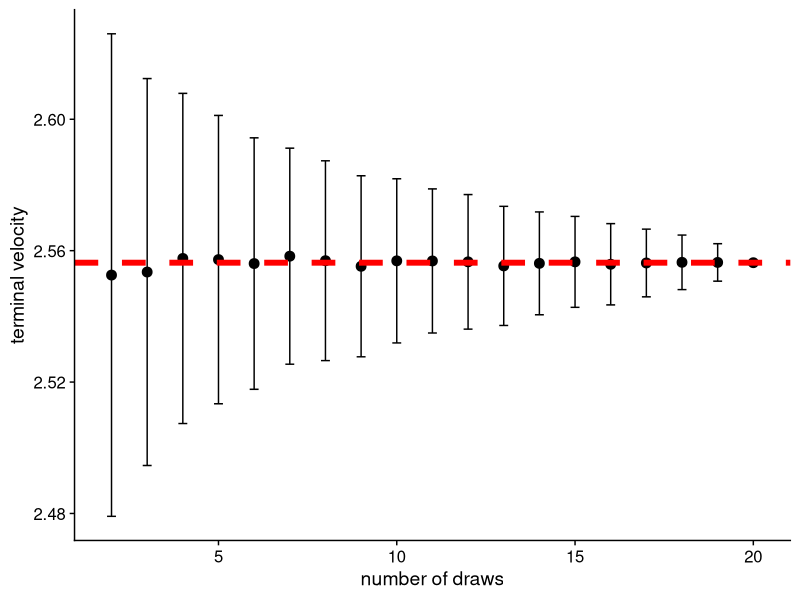
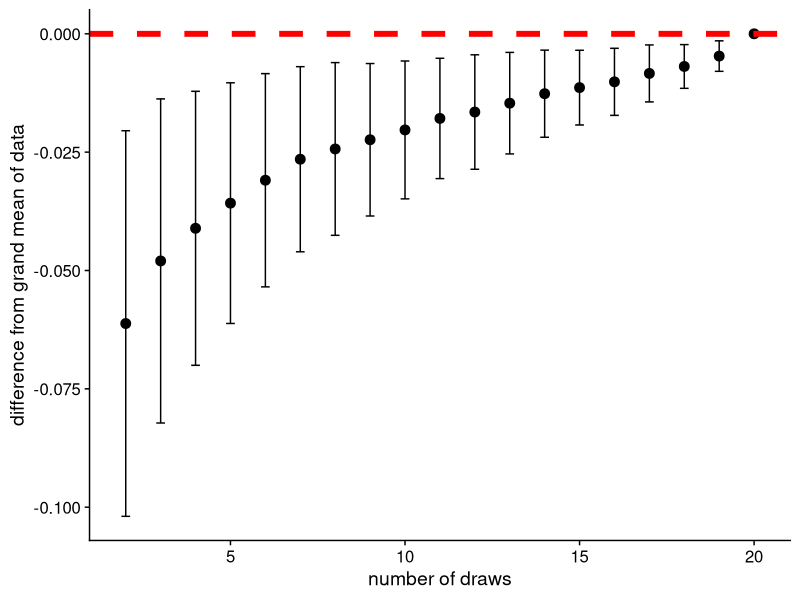
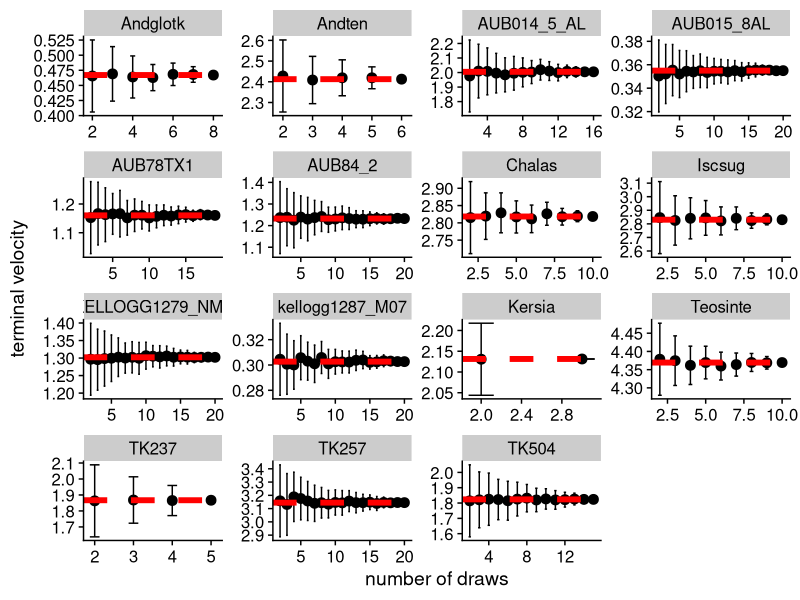
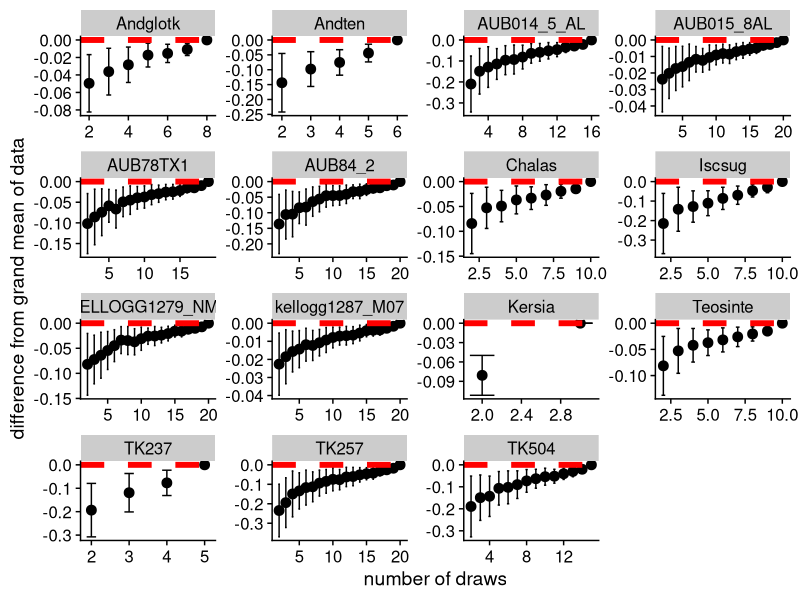
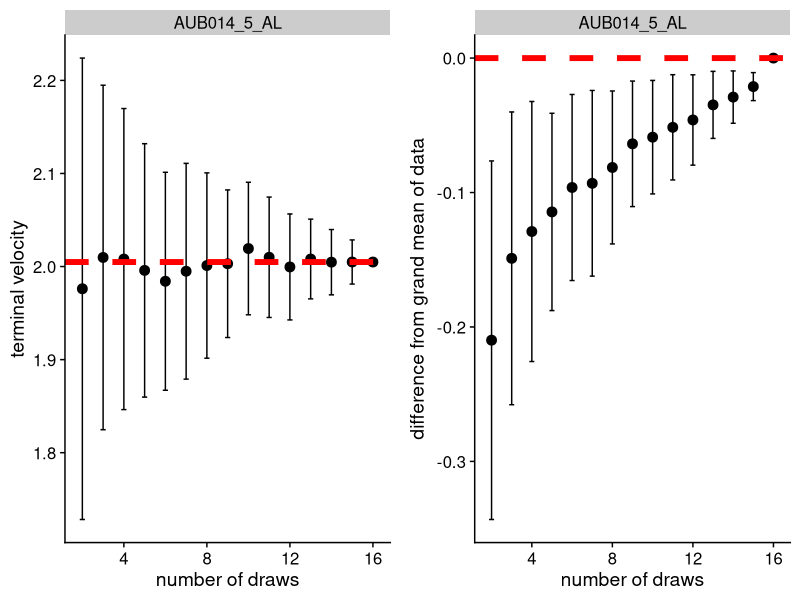
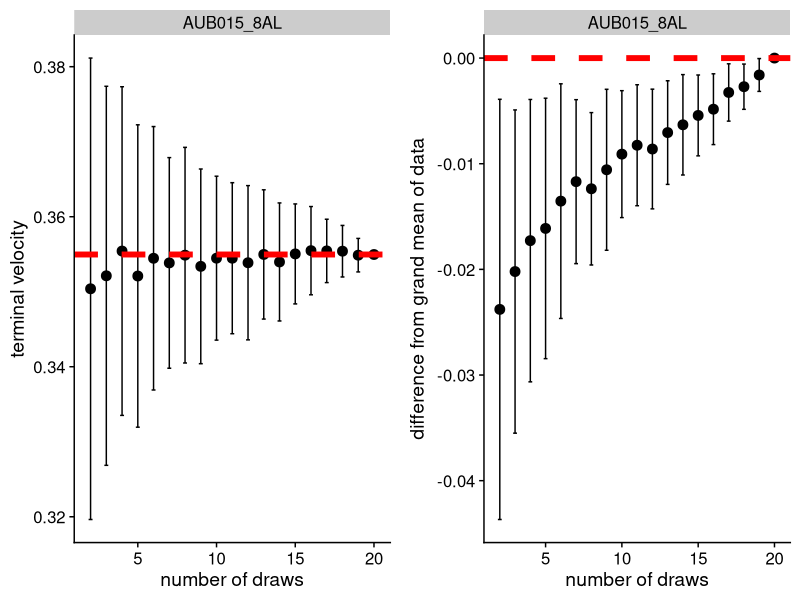
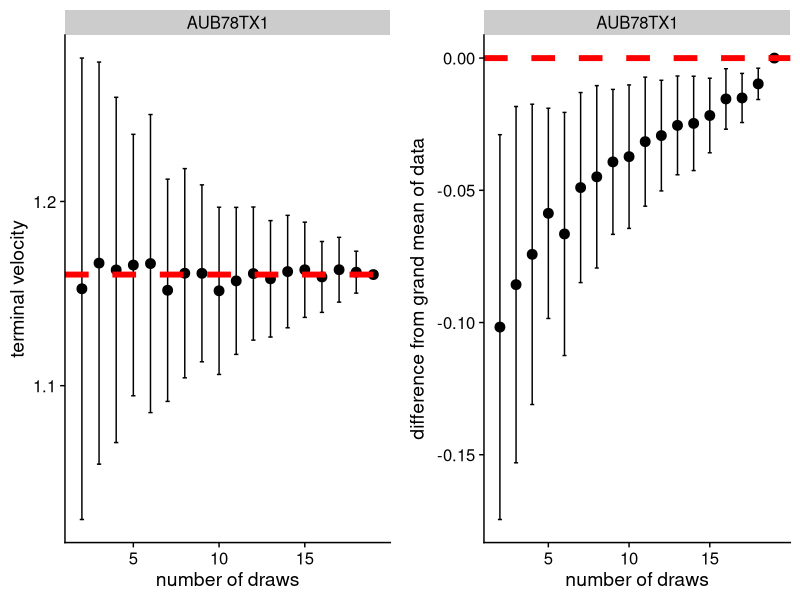
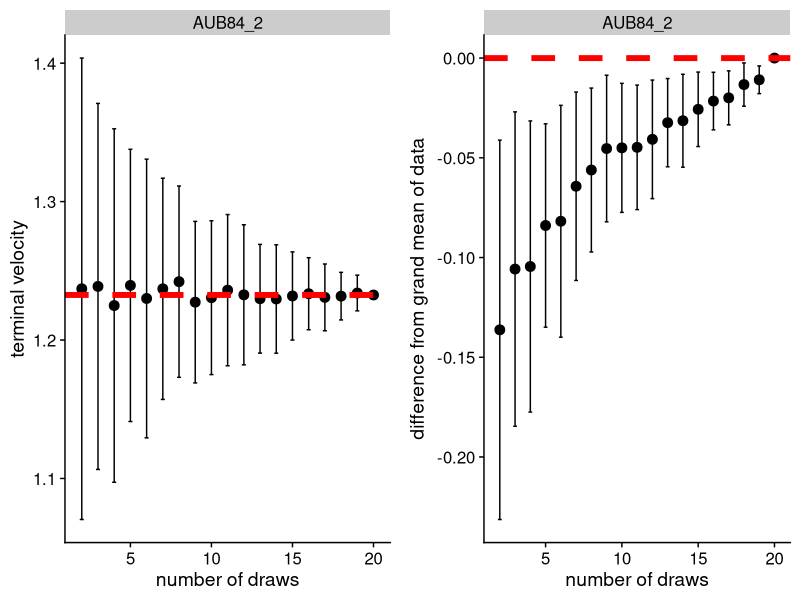

Source code (R) for these figures, in order:
## ---- chunk 1
rm(list = ls())
library(tidyverse)
library(cowplot)
library(readxl)
theme_set(theme_cowplot())
## ---- chunk 2
# PROLOG   ##############################################################################

# PROJECT: Andropogonae_dispersaltraits
# PURPOSE: Determine the number of drops needed for each species.
# AUTHOR:  Lauren Sullivan (llsull@msu.edu)
# COLLAB:  Toby Kellogg, Kurt Petersen, Binbin Wang, Huijie Wu
# CREATED: 7 April 2021
# LATEST:  8 Oct 2024
# NOTES:   
#
# FILES:   "terminal_velocity.csv" - tv and mass data for all dropped seeds
#
#

### Set working directory to "source file location" to make sure code works!
  

# PROLOG   ##############################################################################
## ---- chunk 3

## Set up dataset
set.seed(4)

species <- rep("spp1", 60)
id <- c(seq(1,20,1), seq(1,20,1), seq(1,20,1))
rep <-c(rep(1,20), rep(2,20), rep(3,20))
tv <- c(rnorm(60, 2.5, 0.25))

dat <- data.frame(Species = species,
                  ID = id,
                  Rep = rep,
                  TV = tv)
dat <- dat %>%
        arrange(Species, ID, Rep)


## get mean TV based on 3 reps of each seed
dat_mean <- dat %>%
              group_by(Species, ID) %>%
              summarize(mean_tv = mean(TV))


grand_mean <- mean(dat_mean$mean_tv)
grand_sd <- sd(dat_mean$mean_tv)

## draw n individuals 1000 times, store and see how close you get to the grand mean.
reps <- 1000
n_draws <- seq(2,20,1)

results_all <- tibble(
  no_draws = numeric(),
  no_sims = numeric(),
  mean_tv = numeric(),
  diff = numeric()
)


for(ii in 1:length(n_draws-1)){
  
  #make a blank tibble  
  results_temp <- tibble(no_draws = rep(0, reps),
                  no_sim = rep(0, reps),
                  mean_tv = rep(0, reps),
                  mean_diff = rep(0, reps)
                  )  

  for(jj in 1:reps){
  
  #get a mean from the sample
  sample_mean <- mean(sample(dat_mean$mean_tv, size = n_draws[ii]), replace = FALSE)
    
  #fill the tibble  
  results_temp[jj,1] <- n_draws[ii]
  results_temp[jj,2] <- jj
  results_temp[jj,3] <- sample_mean
  results_temp[jj,4] <- abs(grand_mean - sample_mean)
  


  
  }
    #rbind to total results table
    results_all <- rbind(results_all, results_temp)
}

## ---- chunk 4

stats_sum <- results_all %>%
              group_by(no_draws) %>%
              summarize(tv_m = mean(mean_tv),
                        tv_sd = sd(mean_tv),
                        diff_m = mean(mean_diff),
                        diff_sd = sd(mean_diff))

# plot of means and errors
ggplot(stats_sum, aes(x = no_draws, y = tv_m))+
  geom_point(cex = 3)+
  geom_errorbar(aes(x = no_draws, ymin = tv_m - tv_sd, ymax = tv_m + tv_sd), width = 0.25) +
  geom_hline(yintercept=grand_mean, linetype="dashed", color = "red", size=2)+
  #geom_hline(yintercept=grand_mean+grand_sd, linetype="solid", color = "red", size=1)+
  #geom_hline(yintercept=grand_mean-grand_sd, linetype="solid", color = "red", size=1)+
  labs(x = "number of draws", y = "terminal velocity", main = "Mean Terminal Velocity")

# plot of differences and errors
ggplot(stats_sum, aes(x = no_draws, y = -diff_m))+
  geom_point(cex = 3)+
  geom_errorbar(aes(x = no_draws, ymin = -diff_m - diff_sd, ymax = -diff_m + diff_sd), width = 0.25) +
  geom_hline(yintercept=0, linetype="dashed", color = "red", size=2)+
  labs(x = "number of draws", y = "difference from grand mean of data", main = "Difference from Grand Mean")




## ---- chunk 5
## Set up dataset
set.seed(4)
seeddat <- read_csv("../data/terminal_velocity.csv")

#parameters
reps <- 100
#n_individual <- seq(1, length(unique(seeddat$Individual)), 1)
n_individual <- length(unique(seeddat$Individual))
individ_name <- as.character(unique(seeddat$Individual))


results_all <- tibble(
  individual = character(),
  no_draws = numeric(),
  no_sims = numeric(),
  mean_tv = numeric(),
  diff = numeric(),
  gm = numeric()
)


for(jj in 1:n_individual){
  #jj = 1
       
  #subset out the individuals
  individ <- seeddat %>%
                filter(Individual == individ_name[[jj]])
  #glimpse(individ)
  
  #define the number of draws because they all have different numbers of runs
  n_draws <- seq(2,nrow(individ),1)
  
  #calculate grand mean and sd per individual
  gm <- mean(individ$Vmean)
  #grand_sd <- sd(individ$Vmean)
   
  for(ii in 1:max(n_draws-1)){
    #ii = 1
  
    #make a blank tibble  
    results_temp <- tibble(individual = as.character(rep(0, reps)),
                    no_draws = rep(0, reps),
                    no_sim = rep(0, reps),
                    mean_tv = rep(0, reps),
                    mean_diff = rep(0, reps),
                    gm = rep(0, reps)
                    )     
  
       
    for(kk in 1:reps){
      #  kk = 1
          
      #get a mean from the sample
      sample_mean <- mean(sample(individ$Vmean, size = n_draws[ii]), replace = FALSE)
          
      #fill the tibble  
      results_temp[kk,1] <- unique(individ$Individual)
      results_temp[kk,2] <- n_draws[ii]
      results_temp[kk,3] <- kk
      results_temp[kk,4] <- sample_mean
      results_temp[kk,5] <- abs(gm - sample_mean)
      results_temp[kk,6] <- gm
  
  
    }
    #rbind to total results table
    results_all <- rbind(results_all, results_temp)
  }
}


## ---- chunk 6

stats_sum_data <- results_all %>%
                    group_by(individual, no_draws) %>%
                    summarize(tv_m = mean(mean_tv),
                              tv_sd = sd(mean_tv),
                              diff_m = mean(mean_diff),
                              diff_sd = sd(mean_diff),
                              gm = mean(gm))

# plot of means and errors
ggplot(stats_sum_data, aes(x = no_draws, y = tv_m))+
  geom_point(cex = 3)+
  geom_errorbar(aes(x = no_draws, ymin = tv_m - tv_sd, ymax = tv_m + tv_sd), width = 0.25)+
  geom_hline(aes(yintercept = gm), linetype="dashed", color = "red", size=2)+
  #geom_hline(yintercept=grand_mean+grand_sd, linetype="solid", color = "red", size=1)+
  #geom_hline(yintercept=grand_mean-grand_sd, linetype="solid", color = "red", size=1)+
  labs(x = "number of draws", y = "terminal velocity", main = "Mean Terminal Velocity")+
  facet_wrap(~ individual, scale = "free")


# plot of differences and errors
ggplot(stats_sum_data, aes(x = no_draws, y = -diff_m))+
  geom_point(cex = 3)+
  geom_errorbar(aes(x = no_draws, ymin = -diff_m - diff_sd, ymax = -diff_m + diff_sd), width = 0.25) +
  geom_hline(yintercept=0, linetype="dashed", color = "red", size=2)+
  labs(x = "number of draws", y = "difference from grand mean of data", main = "Difference from Grand Mean")+
  facet_wrap(~ individual, scale = "free")




## ---- chunk 7
for(jj in 1:n_individual){
  #jj = 5

  #subset out the individuals
  individ <- stats_sum_data %>%
                filter(individual == individ_name[[jj]])

a <- ggplot(individ, aes(x = no_draws, y = tv_m))+
        geom_point(cex = 3)+
        geom_errorbar(aes(x = no_draws, ymin = tv_m - tv_sd, ymax = tv_m + tv_sd), width = 0.25)+
        geom_hline(aes(yintercept = gm), linetype="dashed", color = "red", size=2)+
        #geom_hline(yintercept=grand_mean+grand_sd, linetype="solid", color = "red", size=1)+
        #geom_hline(yintercept=grand_mean-grand_sd, linetype="solid", color = "red", size=1)+
        labs(x = "number of draws", y = "terminal velocity", main = "Mean Terminal Velocity")+
        facet_wrap(~ individual, scale = "free")


# plot of differences and errors
b <- ggplot(individ, aes(x = no_draws, y = -diff_m))+
        geom_point(cex = 3)+
        geom_errorbar(aes(x = no_draws, ymin = -diff_m - diff_sd, ymax = -diff_m + diff_sd), width = 0.25) +
        geom_hline(yintercept=0, linetype="dashed", color = "red", size=2)+
        labs(x = "number of draws", y = "difference from grand mean of data", main = "Difference from Grand Mean")+
        facet_wrap(~ individual, scale = "free")


print(plot_grid(a, b, nrow = 1))

}

